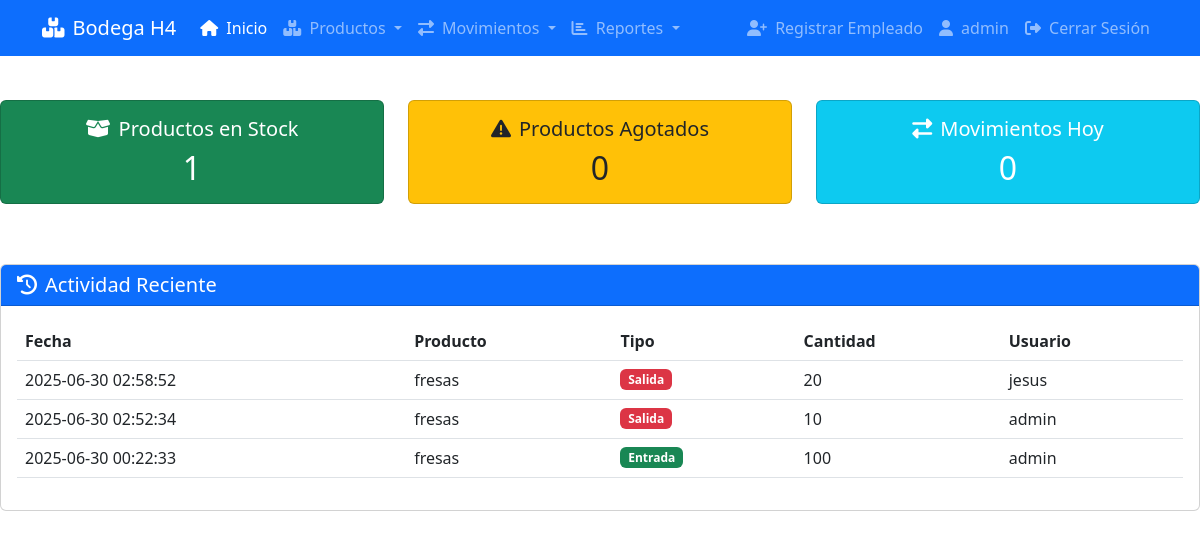
The page /panelprincipal (signed in) on the database its author committed.
### tables this page shows
CREATE TABLE `movimientos` (
  `id` int(11) NOT NULL,
  `producto_id` int(11) NOT NULL,
  `tipo` enum('entrada','salida','ajuste') NOT NULL,
  `cantidad` int(11) NOT NULL,
  `motivo` varchar(255) DEFAULT NULL,
  `usuario` varchar(50) NOT NULL,
  `fecha` timestamp NOT NULL DEFAULT current_timestamp()
);

CREATE TABLE `productos` (
  `id` int(11) NOT NULL,
  `codigo` varchar(50) NOT NULL,
  `nombre` varchar(100) NOT NULL,
  `descripcion` text DEFAULT NULL,
  `categoria` varchar(50) DEFAULT NULL,
  `ubicacion` varchar(50) NOT NULL,
  `cantidad` int(11) NOT NULL DEFAULT 0,
  `stock_minimo` int(11) NOT NULL DEFAULT 5,
  `fecha_creacion` timestamp NOT NULL DEFAULT current_timestamp(),
  `fecha_actualizacion` timestamp NOT NULL DEFAULT current_timestamp() ON UPDATE current_timestamp()
);

### app/controllers/BaseController.php (called while the page is built, shortened)
<?php
class BaseController {
    protected $flashMessages = [];
    protected function render($viewPath, $data = []) {
        $data['flashMessages'] = $this->flashMessages;
        extract($data);
        require_once __DIR__ . '/../views/layouts/header.php';
        require_once __DIR__ . '/../views/' . $viewPath . '.php';
    }
}
?>

### app/controllers/DashboardController.php (called while the page is built, shortened)
<?php
class DashboardController extends BaseController {
    private $productModel;
    private $movementModel;
    public function __construct(PDO $conn) {
        $this->productModel = new Product($conn);
        $this->movementModel = new Movement($conn);
    }
    public function index() {
    $products_in_stock_count = $this->productModel->getProductsInStockCount();
    $out_of_stock_products_count = $this->productModel->getOutOfStockProductsCount();
    $currentUser = $_SESSION['usuario'] ?? '';
    $userRole = $_SESSION['rol'] ?? '';
    $userId = ($userRole === 'empleado') ? $currentUser : null;
    $today_movements_count = $this->movementModel->getTodayMovementsCount($userId);
    $recent_movements = $this->movementModel->getRecentMovements(5, $userId);
    $title = "Panel Principal";
    $this->render('dashboard/index', [
        'title' => $title,
        'products_in_stock_count' => $products_in_stock_count,
        'out_of_stock_products_count' => $out_of_stock_products_count,
        'today_movements_count' => $today_movements_count,
        'recent_movements' => $recent_movements
    ]);
}
}

### app/models/Product.php (called while the page is built, shortened)
<?php
class Product {
    private $conn;
    public function __construct(PDO $conn) {
        $this->conn = $conn;
    }
    public function getProductsInStockCount() {
        $stmt = $this->conn->query("SELECT COUNT(*) as total FROM productos WHERE cantidad > 0");
        return $stmt->fetch(PDO::FETCH_ASSOC)['total'];
    }
    public function getOutOfStockProductsCount() {
        $stmt = $this->conn->query("SELECT COUNT(*) as total FROM productos WHERE cantidad <= 0");
        return $stmt->fetch(PDO::FETCH_ASSOC)['total'];
    }
}

### app/models/Movement.php (called while the page is built, shortened)
<?php
class Movement {
    private $conn;
    public function __construct($conn) {
        $this->conn = $conn;
    }
    public function getRecentMovements($limit = 5, $userId = null) {
    $sql = "SELECT m.fecha, p.nombre as nombre_producto, m.tipo, m.cantidad, m.usuario, u.rol
            FROM movimientos m
            JOIN productos p ON m.producto_id = p.id
            JOIN usuarios u ON m.usuario = u.usuario";
    $params = [];
    $sql .= " ORDER BY m.fecha DESC LIMIT :limit";
    $stmt = $this->conn->prepare($sql);
    $stmt->bindValue(':limit', $limit, PDO::PARAM_INT);
    $stmt->execute();
    return $stmt->fetchAll(PDO::FETCH_ASSOC);
}
    public function getTodayMovementsCount($userId = null) {
    $sql = "SELECT COUNT(*) as total
            FROM movimientos m
            JOIN usuarios u ON m.usuario = u.usuario
            WHERE DATE(m.fecha) = CURDATE()";
    $stmt = $this->conn->prepare($sql);
    $stmt->execute();
    $result = $stmt->fetch(PDO::FETCH_ASSOC);
    return $result['total'];
}
}

### app/views/dashboard/index.php (the view)
<div class="row mb-4">
    <div class="col-md-4 mb-3">
        <div class="card dashboard-card bg-success text-white">
            <div class="card-body text-center">
                <h5 class="card-title"><i class="fas fa-box-open me-2"></i>Productos en Stock</h5>
                <h2 class='mb-0'><?php echo htmlspecialchars($products_in_stock_count); ?></h2>
            </div>
        </div>
    </div>
    <div class="col-md-4 mb-3">
        <div class="card dashboard-card bg-warning text-dark">
            <div class="card-body text-center">
                <h5 class="card-title"><i class="fas fa-exclamation-triangle me-2"></i>Productos Agotados</h5>
                <h2 class='mb-0'><?php echo htmlspecialchars($out_of_stock_products_count); ?></h2>
            </div>
        </div>
    </div>
    <div class="col-md-4 mb-3">
        <div class="card dashboard-card bg-info text-white">
            <div class="card-body text-center">
                <h5 class="card-title"><i class="fas fa-exchange-alt me-2"></i>Movimientos Hoy</h5>
                <h2 class='mb-0'><?php echo htmlspecialchars($today_movements_count); ?></h2>
            </div>
        </div>
    </div>
</div>
<div class="card">
    <div class="card-header bg-primary text-white">
        <h5 class="mb-0"><i class="fas fa-history me-2"></i>Actividad Reciente</h5>
    </div>
    <div class="card-body">
        <div class="table-responsive">
            <table class="table table-hover">
                <thead>
                    <tr>
                        <th>Fecha</th>
                        <th>Producto</th>
                        <th>Tipo</th>
                        <th>Cantidad</th>
                        <th>Usuario</th>
                    </tr>
                </thead>
                <tbody>
                    <?php if (!empty($recent_movements)): ?>
                        <?php foreach ($recent_movements as $row): ?>
                            <?php
                            $badge_class = ($row['tipo'] ?? '') == 'entrada' ? 'bg-success' : 'bg-danger';
                            $fecha = $row['fecha'] ?? 'Fecha no disponible';
                            $product_name = $row['nombre_producto'] ?? $row['nombre'] ?? 'Producto desconocido';
                            $tipo = $row['tipo'] ?? 'indefinido';
                            $cantidad = $row['cantidad'] ?? 0;
                            $usuario = $row['usuario_id'] ?? $row['usuario'] ?? 'Sistema';
                            ?>
                            <tr>
                                <td><?php echo htmlspecialchars($fecha); ?></td>
                                <td><?php echo htmlspecialchars($product_name); ?></td>
                                <td><span class='badge <?php echo $badge_class; ?>'><?php echo ucfirst(htmlspecialchars($tipo)); ?></span></td>
                                <td><?php echo htmlspecialchars($cantidad); ?></td>
                                <td><?php echo htmlspecialchars($usuario); ?></td>
                            </tr>
                        <?php endforeach; ?>
                    <?php else: ?>
                        <tr>
                            <td colspan="5" class="text-center">No hay actividad reciente.</td>
                        </tr>
                    <?php endif; ?>
                </tbody>
            </table>
        </div>
    </div>
</div>

### public/index.php (shortened to what this page needs)
<?php
try {
    $db = new App\Models\Database();
    $conn = $db->getConnection();
} catch (Exception $e) {
    error_log("Error fatal de conexión a la base de datos: " . $e->getMessage());
    header("HTTP/1.1 500 Internal Server Error");
    echo "<h1>Error interno del servidor</h1><p>No se pudo conectar a la base de datos. Por favor, inténtelo más tarde.</p>";
    exit();
}
$request_uri = parse_url($_SERVER['REQUEST_URI'], PHP_URL_PATH);
$script_name = dirname($_SERVER['SCRIPT_NAME']);
$path = str_replace($script_name, '', $request_uri);
$path = trim($path, '/');
$routes = [
    '' => ['controller' => 'DashboardController', 'method' => 'index'],
    'panelprincipal' => ['controller' => 'DashboardController', 'method' => 'index'],
    'login' => ['controller' => 'AuthController', 'method' => 'login'],
    'cerrarsesion' => ['controller' => 'AuthController', 'method' => 'logout'],
    'consultar' => ['controller' => 'ProductController', 'method' => 'listProducts'],
    'agregar' => ['controller' => 'ProductController', 'method' => 'addProduct'],
    'editar' => ['controller' => 'ProductController', 'method' => 'editProduct'],
    'confirmar_eliminar' => ['controller' => 'ProductController', 'method' => 'confirmDelete'],
    'eliminar' => ['controller' => 'ProductController', 'method' => 'deleteProduct'],
    'mover' => ['controller' => 'MovementController', 'method' => 'registerMovement'],
    'movimientos' => ['controller' => 'MovementController', 'method' => 'history'],
    'reportes' => ['controller' => 'ReportController', 'method' => 'stockReports'],
    'reportes/graficos' => ['controller' => 'ReportController', 'method' => 'graphicReports'],
    'reportes/pdf' => ['controller' => 'ReportController', 'method' => 'generatePdf'],
    'reportes/excel' => ['controller' => 'ReportController', 'method' => 'generateExcel'],
    'crear_empleado' => ['controller' => 'UserController', 'method' => 'createUser'],
];
$controllerName = null;
$methodName = null;
if (isset($routes[$path])) {
    $controllerName = 'App\\Controllers\\' . $routes[$path]['controller'];
    $methodName = $routes[$path]['method'];
} elseif ($path === 'index.php' || $path === 'index') {
    $controllerName = 'App\\Controllers\\AuthController';
    $methodName = 'login';
}
if ($controllerName && $methodName) {
    if (class_exists($controllerName)) {
        $controller = new $controllerName($conn);
        if (method_exists($controller, $methodName)) {
            $controller->$methodName();
        } else {
            header("HTTP/1.0 404 Not Found");
            echo "<h1>404 Not Found</h1><p>El método solicitado no existe.</p>";
            exit();
        }
    } else {
        header("HTTP/1.0 404 Not Found");
        echo "<h1>404 Not Found</h1><p>El controlador solicitado no existe.</p>";
        exit();
    }
} else {
    header("HTTP/1.0 404 Not Found");
    echo "<h1>404 Not Found</h1><p>La página solicitada no existe.</p>";
    exit();
}

### app/views/layouts/header.php (shortened to what this page needs)
<?php
$base_url = (isset($_SERVER['HTTPS']) && $_SERVER['HTTPS'] === 'on' ? "https" : "http") . "://" . $_SERVER['HTTP_HOST'];
$script_name = dirname($_SERVER['SCRIPT_NAME']);
$base_url .= ($script_name === '/' || $script_name === '\\') ? '' : $script_name;
$current_path = str_replace($script_name, '', parse_url($_SERVER['REQUEST_URI'], PHP_URL_PATH));
$current_path = trim($current_path, '/');
$current_path = $current_path === '' ? 'panelprincipal' : $current_path;
$userRole = $_SESSION['rol'] ?? '';
?>
<!DOCTYPE html>
<html lang="es">
<head>
    <link href="https://cdn.jsdelivr.net/npm/bootstrap@5.3.0/dist/css/bootstrap.min.css" rel="stylesheet">
    <link rel="stylesheet" href="https://cdnjs.cloudflare.com/ajax/libs/font-awesome/6.4.0/css/all.min.css">
</head>
<body>
    <nav class="navbar navbar-expand-lg navbar-dark bg-primary">
        <div class="container">
            <a class="navbar-brand" href="<?php echo htmlspecialchars($base_url); ?>/panelprincipal">
                <i class="fas fa-boxes me-2"></i>Bodega H4
            </a>
            <div class="collapse navbar-collapse" id="navbarNav">
                <ul class="navbar-nav me-auto">
                    <li class="nav-item">
                        <a class="nav-link <?php echo ($current_path == 'panelprincipal' || $current_path == '') ? 'active' : ''; ?>" href="<?php echo htmlspecialchars($base_url); ?>/panelprincipal">
                            <i class="fas fa-home me-1"></i> Inicio
                        </a>
                    </li>
                    <?php if ($userRole === 'admin'): ?>
                        <li class="nav-item dropdown">
                            <a class="nav-link dropdown-toggle <?php echo (in_array($current_path, ['consultar', 'agregar', 'editar'])) ? 'active' : ''; ?>" href="#" id="navbarDropdownProducts" role="button" data-bs-toggle="dropdown" aria-expanded="false">
                                <i class="fas fa-boxes me-1"></i> Productos
                            </a>
                        </li>
                    <?php endif; ?>
                    <li class="nav-item dropdown">
                        <a class="nav-link dropdown-toggle <?php echo (in_array($current_path, ['mover', 'movimientos'])) ? 'active' : ''; ?>" href="#" id="navbarDropdownMovements" role="button" data-bs-toggle="dropdown" aria-expanded="false">
                            <i class="fas fa-exchange-alt me-1"></i> Movimientos
                        </a>
                    </li>
                    <?php if ($userRole === 'admin'): ?>
                        <li class="nav-item dropdown">
                            <a class="nav-link dropdown-toggle <?php echo (strpos($current_path, 'reportes') !== false) ? 'active' : ''; ?>" href="#" id="navbarDropdownReports" role="button" data-bs-toggle="dropdown" aria-expanded="false">
                                <i class="fas fa-chart-bar me-1"></i> Reportes
                            </a>
                        </li>
                    <?php endif; ?>
                </ul>
                <ul class="navbar-nav">
                    <?php if ($userRole === 'admin'): ?>
                        <li class="nav-item">
                            <a class="nav-link <?php echo $current_path == 'crear_empleado' ? 'active' : ''; ?>" href="<?php echo htmlspecialchars($base_url); ?>/crear_empleado">
                                <i class="fas fa-user-plus me-1"></i> Registrar Empleado
                            </a>
                        </li>
                    <?php endif; ?>
                    <li class="nav-item">
                        <span class="nav-link">
                            <i class="fas fa-user me-1"></i> <?php echo htmlspecialchars($_SESSION['usuario'] ?? ''); ?>
                        </span>
                    </li>
                    <li class="nav-item">
                        <a class="nav-link" href="<?php echo htmlspecialchars($base_url); ?>/cerrarsesion">
                            <i class="fas fa-sign-out-alt me-1"></i> Cerrar Sesión
                        </a>
                    </li>
                </ul>
            </div>
        </div>
    </nav>
    <m class="container my-4">

### app/views/layouts/header.php (style rules this page uses)
.navbar { margin-bottom: 20px; }
.card { margin-bottom: 20px; }
.table-responsive { overflow-x: auto; }

### rows shown on the page
movimientos: fecha "2025-06-30 02:58:52", producto.nombre "fresas", tipo "Salida", cantidad "20", usuario "jesus"
movimientos: fecha "2025-06-30 02:52:34", producto.nombre "fresas", tipo "Salida", cantidad "10", usuario "admin"
movimientos: fecha "2025-06-30 00:22:33", producto.nombre "fresas", tipo "Entrada", cantidad "100", usuario "admin"

### other values the page prints
$_SESSION['usuario'] "admin"
$products_in_stock_count "1"
$out_of_stock_products_count "0"
$today_movements_count "0"
